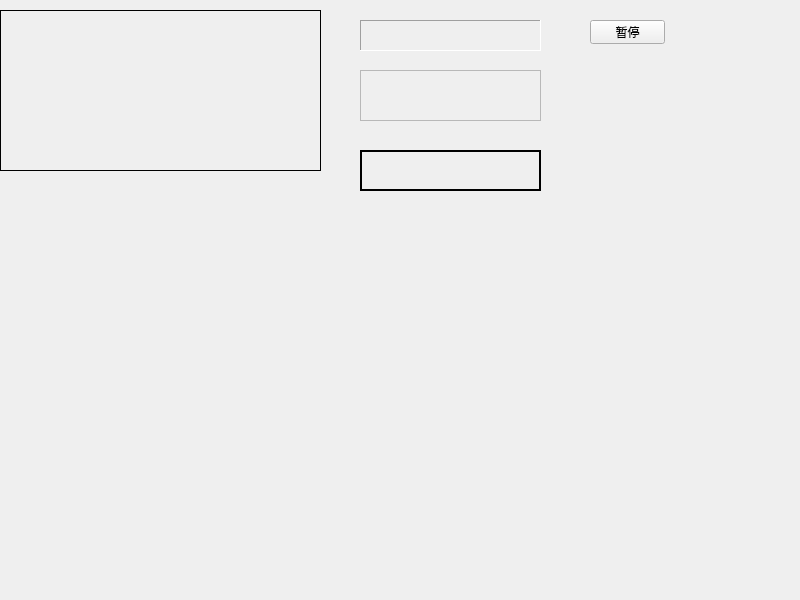
<?xml version="1.0" encoding="UTF-8"?>
<ui version="4.0">
 <class>Widget</class>
 <widget class="QWidget" name="Widget">
  <property name="geometry">
   <rect>
    <x>0</x>
    <y>0</y>
    <width>800</width>
    <height>600</height>
   </rect>
  </property>
  <property name="windowTitle">
   <string>Widget</string>
  </property>
  <widget class="myLabel" name="label">
   <property name="geometry">
    <rect>
     <x>0</x>
     <y>10</y>
     <width>321</width>
     <height>161</height>
    </rect>
   </property>
   <property name="frameShape">
    <enum>QFrame::Box</enum>
   </property>
   <property name="text">
    <string/>
   </property>
  </widget>
  <widget class="QLabel" name="label_time">
   <property name="geometry">
    <rect>
     <x>360</x>
     <y>70</y>
     <width>181</width>
     <height>51</height>
    </rect>
   </property>
   <property name="frameShape">
    <enum>QFrame::StyledPanel</enum>
   </property>
   <property name="text">
    <string/>
   </property>
  </widget>
  <widget class="QLabel" name="label_time2">
   <property name="geometry">
    <rect>
     <x>360</x>
     <y>150</y>
     <width>181</width>
     <height>41</height>
    </rect>
   </property>
   <property name="frameShape">
    <enum>QFrame::WinPanel</enum>
   </property>
   <property name="text">
    <string/>
   </property>
  </widget>
  <widget class="QLabel" name="label_time3">
   <property name="geometry">
    <rect>
     <x>360</x>
     <y>20</y>
     <width>181</width>
     <height>31</height>
    </rect>
   </property>
   <property name="frameShape">
    <enum>QFrame::Panel</enum>
   </property>
   <property name="frameShadow">
    <enum>QFrame::Sunken</enum>
   </property>
   <property name="text">
    <string/>
   </property>
  </widget>
  <widget class="QPushButton" name="btn">
   <property name="geometry">
    <rect>
     <x>590</x>
     <y>20</y>
     <width>75</width>
     <height>24</height>
    </rect>
   </property>
   <property name="text">
    <string>暂停</string>
   </property>
  </widget>
 </widget>
 <customwidgets>
  <customwidget>
   <class>myLabel</class>
   <extends>QLabel</extends>
   <header>mylabel.h</header>
  </customwidget>
 </customwidgets>
 <resources/>
 <connections/>
</ui>
